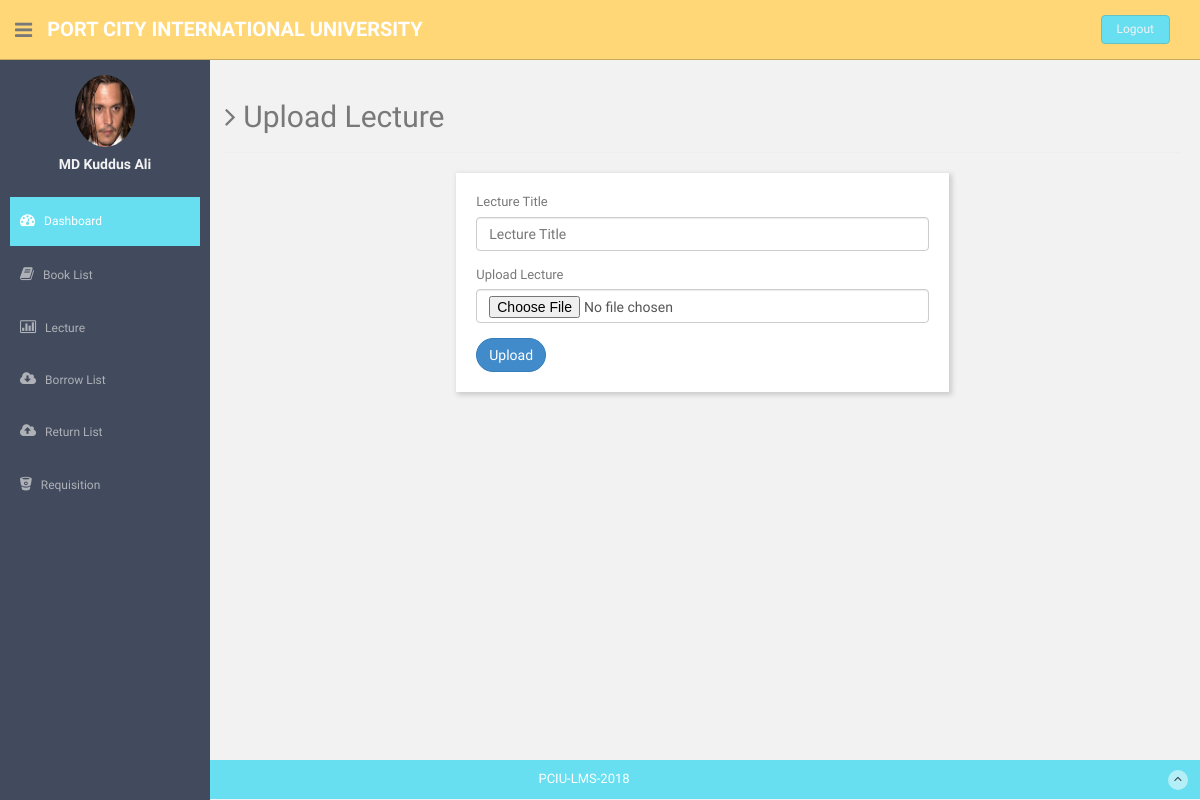
The page /view/Teacher/UploadLecture/uploadlecture.php (signed in) on the database its author committed.
### tables this page shows
CREATE TABLE `teachers_info` (
  `id` int(11) NOT NULL,
  `u_id` varchar(200) NOT NULL,
  `full_name` varchar(200) NOT NULL,
  `mobile_no` varchar(200) NOT NULL,
  `email` varchar(200) NOT NULL,
  `password` varchar(200) NOT NULL,
  `dept` varchar(200) NOT NULL,
  `joining_date` date NOT NULL,
  `photo` varchar(200) NOT NULL,
  `status` varchar(10) NOT NULL
);

### Model/Teacher.php (called while the page is built, shortened)
<?php
class Teacher{
    public function teacherSidebar($email){
        $obj = new DataBase();
        $DBH =$obj->DBconnection();
        $sql="SELECT * FROM `teachers_info` WHERE `email`='$email'";
        $prepared=$DBH->query($sql);
        $prepared->setFetchMode(PDO::FETCH_OBJ);
        $result=$prepared->fetch();
        return $result;
    }
}

### view/Teacher/template_lay/aside.php (the view, shortened to what this page needs)
<?php
$obj = new Teacher();
$teacher=$obj->teacherSidebar($_SESSION['email']);
?>
<aside>
    <div id="sidebar"  class="nav-collapse ">
        <ul class="sidebar-menu" id="nav-accordion">
            <p class="centered"><a href="profile.html"><img src="<?php echo photo?><?php echo $teacher->photo?>" class="img-circle" width="60"></a></p>
            <h5 class="centered"><?php echo $teacher->full_name?></h5>
            <li class="mt">
                <a class="active" href="<?php echo tempUrlTec?>index.php">
                    <i class="fa fa-dashboard"></i>
                    <span>Dashboard</span>
                </a>
            </li>
            <li class="">
                <a href="<?php echo tempUrlTec?>Book/showBook.php" >
                    <i class="fa fa-book"></i>
                    <span>Book List</span>
                </a>
            </li>
            <li class="sub-menu">
                <a href="javascript:;" >
                    <i class="fa fa-bar-chart-o"></i>
                    <span>Lecture</span>
                </a>
            </li>
            <li class="sub-menu">
                <a href="javascript:;" >
                    <i class="fa fa-cloud-download"></i>
                    <span>Borrow List</span>
                </a>
            </li>
            <li class="">
                <a href="<?php echo tempUrlTec?>Return_list/return_list.php" >
                    <i class=" fa fa-cloud-upload"></i>
                    <span>Return List</span>
                </a>
            </li>
            <li class="sub-menu">
                <a href="javascript:;" >
                    <i class="fa fa-bitbucket"></i>
                    <span>Requisition</span>
                </a>
            </li>
        </ul>
    </div>
</aside>

### Theme/assets/css/style.css (style rules this page uses)
body { color: #797979; background: #f2f2f2; font-family: 'Ruda', sans-serif; padding: 0px !important; margin: 0px !important; font-size:13px; }
ul li { list-style: none; }
a, a:hover, a:focus { text-decoration: none; outline: none; }
.centered { text-align: center; }
.mt { margin-top: 25px; }
#sidebar { width: 210px; height: 100%; position: fixed; background: #424a5d; }
#sidebar h5 { color: #f2f2f2; font-weight: 700; }
#sidebar ul li { position: relative; }
ul.sidebar-menu , ul.sidebar-menu li ul.sub { margin: -2px 0 0; padding: 0; }
ul.sidebar-menu { margin-top: 75px; }
ul.sidebar-menu li { margin-bottom: 5px; margin-left:10px; margin-right:10px; }
ul.sidebar-menu li.sub-menu { line-height: 15px; }
ul.sidebar-menu li a span { display: inline-block; }
ul.sidebar-menu li a { color: #aeb2b7; text-decoration: none; display: block; padding: 15px 0 15px 10px; font-size: 12px; outline: none; -webkit-transition: all 0.3s ease; -moz-transition: all 0.3s ease; -o-transition: all 0.3s ease; -ms-transition: all 0.3s ease; transition: all 0.3s ease; }
ul.sidebar-menu li a.active, ul.sidebar-menu li a:hover, ul.sidebar-menu li a:focus { background: #68dff0; color: #fff; display: block; -webkit-transition: all 0.3s ease; -moz-transition: all 0.3s ease; -o-transition: all 0.3s ease; -ms-transition: all 0.3s ease; transition: all 0.3s ease; }
ul.sidebar-menu li a i { font-size: 15px; padding-right: 6px; }
ul.sidebar-menu li a.active i { color: #fff; }

### rows shown on the page
teachers_info: photo (picture), full_name "MD Kuddus Ali"
